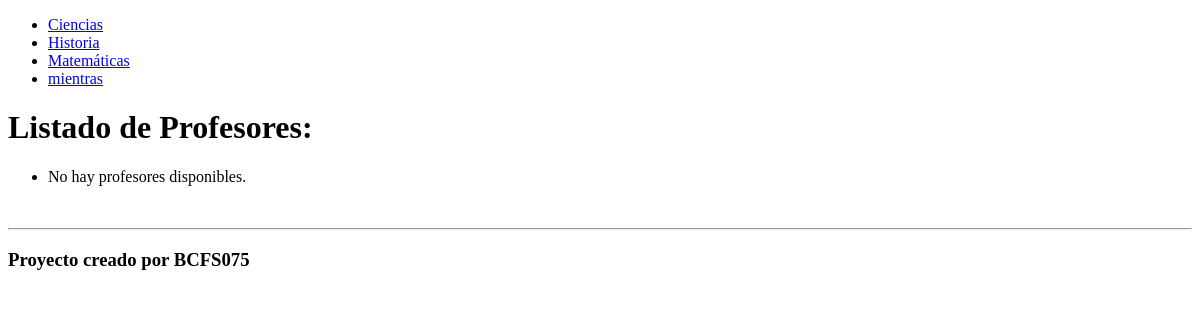
/pruebas/lista_profesores/, run on an earlier commit of the app's database.
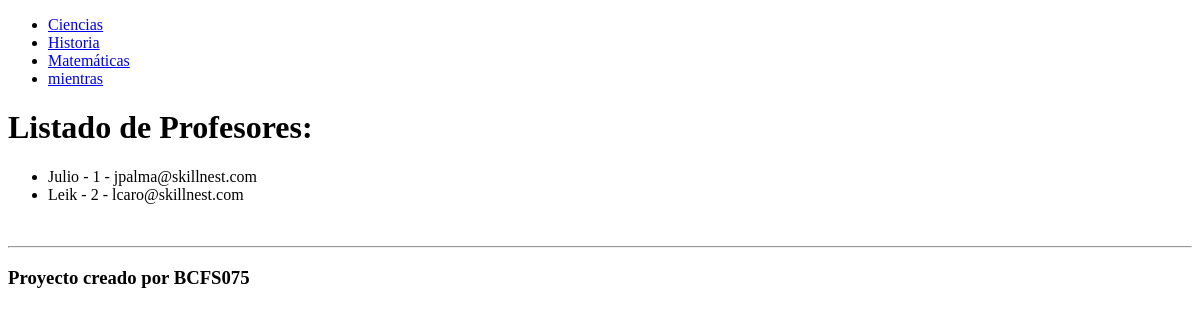
And on a later commit of the database.
### pruebas/models.py (models this page shows, shortened)
class Profesor(models.Model):
    nombre = models.CharField(max_length=100)
    departamento = models.CharField(max_length=100)
    email = models.EmailField()

### pruebas/views.py (the view)
# urls.py: path('lista_profesores/', lista_profesores, name='lista_profesores'),  # Nueva ruta para lista_profesores
def lista_profesores(request):
    profesores = Profesor.objects.all()
    context = {'profesores': profesores}
    return render(request, 'lista_profesores.html', context)

### pruebas/templates/lista_profesores.html (shortened to what this page needs)
{% extends 'base.html' %}
{% block content %}
    <h1>Listado de Profesores:</h1>
    <ul>
        {% for profesor in profesores %}
            <li>{{ profesor.nombre }} - {{ profesor.departamento }} - {{ profesor.email }}</li>
        {% empty %}
            <li>No hay profesores disponibles.</li>
        {% endfor %}
    </ul>
{% endblock %}

### pruebas/templates/base.html (shortened to what this page needs)
<!DOCTYPE html>
<html lang="es">
<head>
</head>
<body>
    {% include 'navbar.html' %}
    <main>
        {% block content %}
        {% endblock %}
    {% include 'footer.html' %}
    </main>
</body>
</html>

### pruebas/templates/navbar.html
<nav>
    <ul>
        <li><a href="{% url 'ciencias' %}">Ciencias</a></li>
        <li><a href="{% url 'historia' %}">Historia</a></li>
        <li><a href="{% url 'matematicas' %}">Matemáticas</a></li>
        <li><a href="#">mientras</a></li>
    </ul>
</nav>

### pruebas/templates/footer.html
<footer>
    <br>
    <hr>
    <H3>Proyecto creado por BCFS075</H3>
</footer>

What changed in the data, as far as the page shows it:
added Profesor: nombre "Julio", departamento "1", email "jpalma@skillnest.com"
added Profesor: nombre "Leik", departamento "2", email "lcaro@skillnest.com"
Also different on the page:
text no longer shown: "No hay profesores disponibles."
